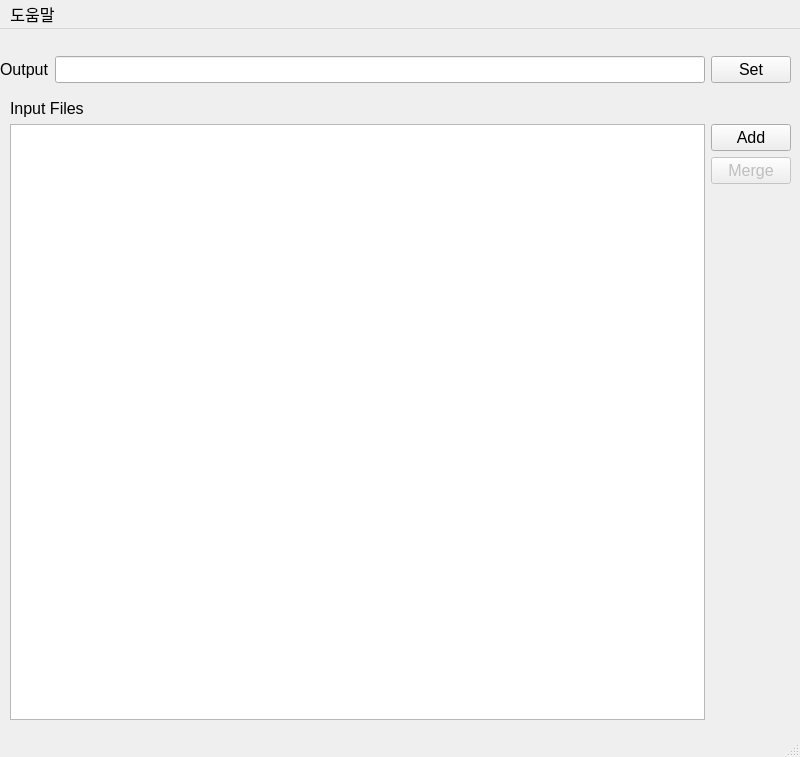
<?xml version="1.0" encoding="UTF-8"?>
<ui version="4.0">
 <class>MainWindow</class>
 <widget class="QMainWindow" name="MainWindow">
  <property name="geometry">
   <rect>
    <x>0</x>
    <y>0</y>
    <width>800</width>
    <height>757</height>
   </rect>
  </property>
  <property name="font">
   <font>
    <pointsize>12</pointsize>
   </font>
  </property>
  <property name="windowTitle">
   <string>PPTX Merger GUI</string>
  </property>
  <widget class="QWidget" name="centralwidget">
   <widget class="QWidget" name="outputWidget" native="true">
    <property name="geometry">
     <rect>
      <x>0</x>
      <y>10</y>
      <width>791</width>
      <height>61</height>
     </rect>
    </property>
    <layout class="QGridLayout" name="gridLayout">
     <item row="0" column="0">
      <widget class="QLabel" name="outputLb">
       <property name="text">
        <string>Output</string>
       </property>
      </widget>
     </item>
     <item row="0" column="1">
      <widget class="QLineEdit" name="outputLineEdit">
       <property name="readOnly">
        <bool>true</bool>
       </property>
      </widget>
     </item>
     <item row="0" column="2">
      <widget class="QPushButton" name="outputBtn">
       <property name="text">
        <string>Set</string>
       </property>
      </widget>
     </item>
    </layout>
   </widget>
   <widget class="QWidget" name="inputWidget" native="true">
    <property name="geometry">
     <rect>
      <x>10</x>
      <y>70</y>
      <width>781</width>
      <height>621</height>
     </rect>
    </property>
    <layout class="QGridLayout" name="gridLayout_2">
     <item row="0" column="0">
      <widget class="QLabel" name="inputLb">
       <property name="text">
        <string>Input Files</string>
       </property>
      </widget>
     </item>
     <item row="2" column="1">
      <widget class="QPushButton" name="mergeBtn">
       <property name="enabled">
        <bool>false</bool>
       </property>
       <property name="text">
        <string>Merge</string>
       </property>
      </widget>
     </item>
     <item row="1" column="1">
      <widget class="QPushButton" name="inputAddBtn">
       <property name="text">
        <string>Add</string>
       </property>
      </widget>
     </item>
     <item row="3" column="1">
      <spacer name="verticalSpacer">
       <property name="orientation">
        <enum>Qt::Vertical</enum>
       </property>
       <property name="sizeHint" stdset="0">
        <size>
         <width>20</width>
         <height>40</height>
        </size>
       </property>
      </spacer>
     </item>
     <item row="1" column="0" rowspan="3">
      <widget class="QTableWidget" name="inputTableWidget">
       <property name="editTriggers">
        <set>QAbstractItemView::NoEditTriggers</set>
       </property>
       <property name="tabKeyNavigation">
        <bool>false</bool>
       </property>
       <property name="selectionMode">
        <enum>QAbstractItemView::MultiSelection</enum>
       </property>
      </widget>
     </item>
    </layout>
   </widget>
  </widget>
  <widget class="QMenuBar" name="menubar">
   <property name="geometry">
    <rect>
     <x>0</x>
     <y>0</y>
     <width>800</width>
     <height>34</height>
    </rect>
   </property>
   <widget class="QMenu" name="menu">
    <property name="title">
     <string>도움말</string>
    </property>
    <addaction name="action"/>
   </widget>
   <addaction name="menu"/>
  </widget>
  <widget class="QStatusBar" name="statusbar"/>
  <action name="action">
   <property name="text">
    <string>정보</string>
   </property>
  </action>
 </widget>
 <resources/>
 <connections/>
</ui>
